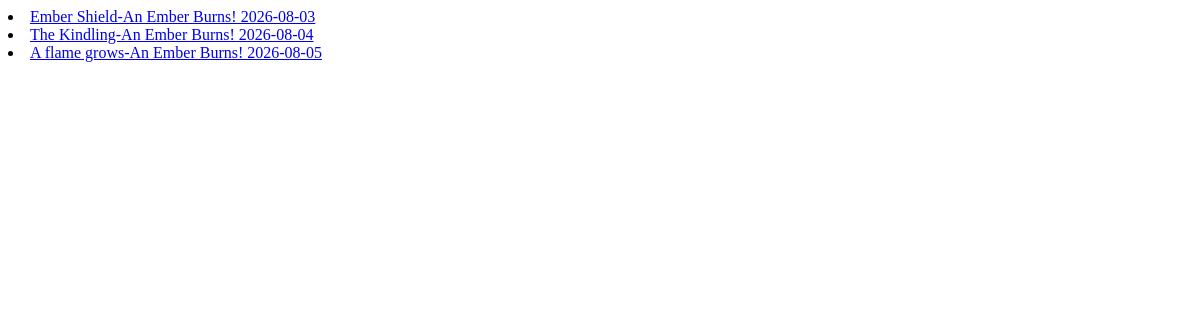
The app's page /PotentialUnleashed/allWorkouts, older data.
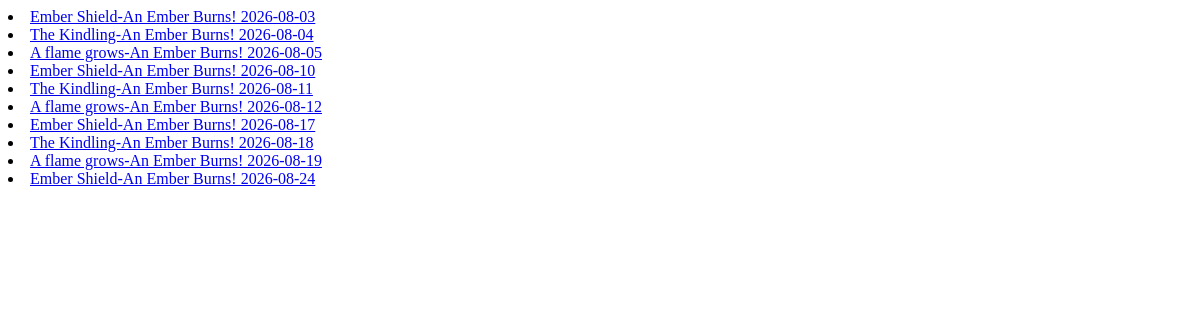
The same page, newer data.
### PotentialUnleashed/models.py (models this page shows, shortened)
class Workout(models.Model):
    mesocycle = models.ForeignKey(Mesocycle, on_delete=models.CASCADE, related_name="workouts", null=True, blank=True) # I can call from a parent instance parent.workouts.all()
    name = models.CharField(default="Name", null=False, blank=False, max_length=100)
    date = models.DateField("Workout Date", null=False, default=timezone.now())
    type = models.CharField(blank=False, null=False, choices=WorkoutTypes, max_length=20, default="None")
    notes = models.TextField(blank=True)
    def __str__(self):
        return self.name + "-" + str(self.mesocycle) + " " + str(self.date)
    def __repr__(self):
        return self.name

class Mesocycle(models.Model):
    name = models.CharField(default="Please Add Name", null=False, blank=False, unique=True, max_length=100)
    notes = models.TextField(blank=True)
    startDate = models.DateField(null=False, blank=False)
    endDate = models.DateField(null=True, blank=True)
    is_current = models.BooleanField(default=False)
    def __str__(self):
        return self.name

### PotentialUnleashed/views.py (the view)
# urls.py: path("allWorkouts", views.workoutsPage, name="allWorkouts"),
def workoutsPage(request):
    allWorkouts = Workout.objects.all()
    try:
        print(allWorkouts)
        return render(request, "PotentialUnleashed/workoutsPage.html",
                    context={"allWorkouts": allWorkouts})
    except Exception as e:
        print(e)
        return HttpResponse(e)

### PotentialUnleashed/templates/PotentialUnleashed/workoutsPage.html (shortened to what this page needs)
<!DOCTYPE html>
<html lang="en">
<head>
</head>
<body>
    {% if allWorkouts %}
        {% for workout in allWorkouts %}
            <li><a href="{% url 'Potential_Unleashed:detail' workout.id %} ">{{ workout }}</a></li>
        {% endfor %}
    {% else %}
        <p>No saved workouts</p>
    {% endif %}
</body>
</html>

Row changes from the older to the newer data that the page shows:
added Workout: name+mesocycle+date "Ember Shield-An Ember Burns! 2026-08-10"
added Workout: name+mesocycle+date "The Kindling-An Ember Burns! 2026-08-11"
added Workout: name+mesocycle+date "A flame grows-An Ember Burns! 2026-08-12"
added Workout: name+mesocycle+date "Ember Shield-An Ember Burns! 2026-08-17"
added Workout: name+mesocycle+date "The Kindling-An Ember Burns! 2026-08-18"
added Workout: name+mesocycle+date "A flame grows-An Ember Burns! 2026-08-19"
added Workout: name+mesocycle+date "Ember Shield-An Ember Burns! 2026-08-24"
